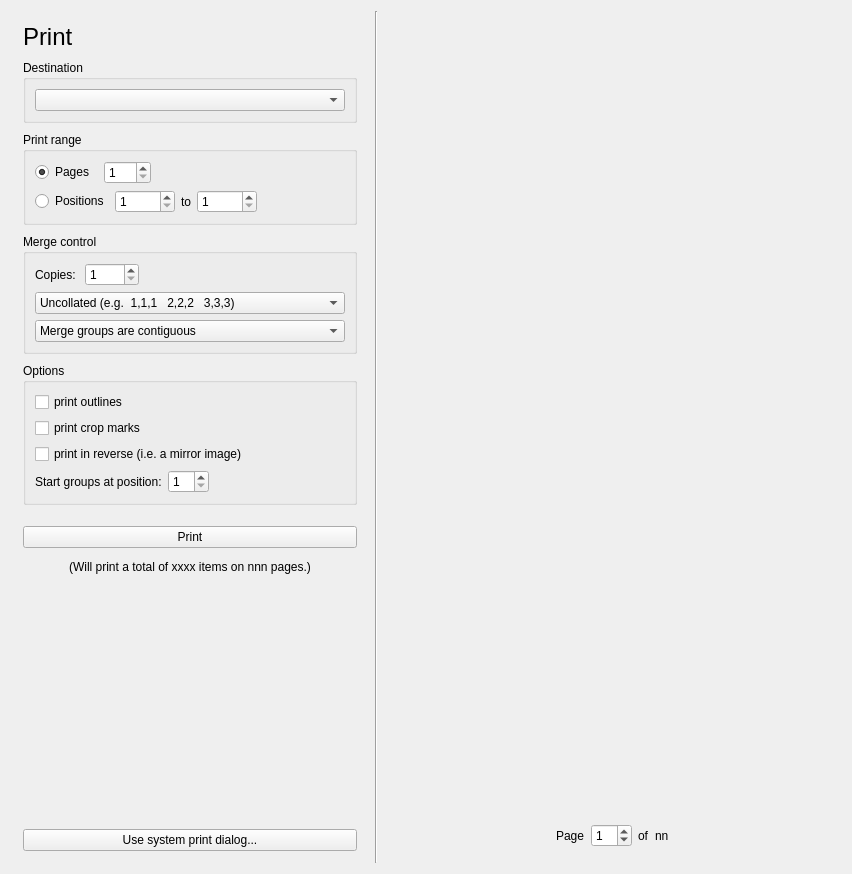
<?xml version="1.0" encoding="UTF-8"?>
<ui version="4.0">
 <class>PrintView</class>
 <widget class="QWidget" name="PrintView">
  <property name="geometry">
   <rect>
    <x>0</x>
    <y>0</y>
    <width>852</width>
    <height>874</height>
   </rect>
  </property>
  <property name="sizePolicy">
   <sizepolicy hsizetype="Expanding" vsizetype="Expanding">
    <horstretch>0</horstretch>
    <verstretch>0</verstretch>
   </sizepolicy>
  </property>
  <property name="windowTitle">
   <string notr="true">Form</string>
  </property>
  <layout class="QHBoxLayout" name="horizontalLayout" stretch="0,0,1">
   <item>
    <layout class="QVBoxLayout" name="verticalLayout_2">
     <property name="spacing">
      <number>9</number>
     </property>
     <property name="sizeConstraint">
      <enum>QLayout::SetDefaultConstraint</enum>
     </property>
     <property name="leftMargin">
      <number>12</number>
     </property>
     <property name="topMargin">
      <number>12</number>
     </property>
     <property name="rightMargin">
      <number>12</number>
     </property>
     <property name="bottomMargin">
      <number>12</number>
     </property>
     <item>
      <widget class="QLabel" name="titleLabel">
       <property name="sizePolicy">
        <sizepolicy hsizetype="Minimum" vsizetype="Preferred">
         <horstretch>0</horstretch>
         <verstretch>0</verstretch>
        </sizepolicy>
       </property>
       <property name="text">
        <string notr="true">&lt;span style=&quot; font-size:18pt;&quot;&gt;Print&lt;/span&gt;</string>
       </property>
      </widget>
     </item>
     <item>
      <widget class="QGroupBox" name="groupBox">
       <property name="title">
        <string>Destination</string>
       </property>
       <layout class="QVBoxLayout" name="verticalLayout_5">
        <item>
         <widget class="QComboBox" name="destinationCombo">
          <property name="autoFillBackground">
           <bool>false</bool>
          </property>
          <property name="currentText">
           <string/>
          </property>
          <property name="iconSize">
           <size>
            <width>32</width>
            <height>32</height>
           </size>
          </property>
          <property name="placeholderText">
           <string/>
          </property>
         </widget>
        </item>
       </layout>
      </widget>
     </item>
     <item>
      <widget class="QGroupBox" name="printRangeBox">
       <property name="sizePolicy">
        <sizepolicy hsizetype="Minimum" vsizetype="Preferred">
         <horstretch>0</horstretch>
         <verstretch>0</verstretch>
        </sizepolicy>
       </property>
       <property name="minimumSize">
        <size>
         <width>300</width>
         <height>0</height>
        </size>
       </property>
       <property name="maximumSize">
        <size>
         <width>16777215</width>
         <height>16777215</height>
        </size>
       </property>
       <property name="title">
        <string>Print range</string>
       </property>
       <layout class="QVBoxLayout" name="verticalLayout_4">
        <item>
         <layout class="QHBoxLayout" name="horizontalLayout_5">
          <property name="spacing">
           <number>9</number>
          </property>
          <item>
           <widget class="QRadioButton" name="printRangePagesRadio">
            <property name="text">
             <string>Pages</string>
            </property>
            <property name="checked">
             <bool>true</bool>
            </property>
            <attribute name="buttonGroup">
             <string notr="true">buttonGroup</string>
            </attribute>
           </widget>
          </item>
          <item>
           <widget class="QSpinBox" name="printRangePagesSpin">
            <property name="buttonSymbols">
             <enum>QAbstractSpinBox::UpDownArrows</enum>
            </property>
            <property name="accelerated">
             <bool>true</bool>
            </property>
            <property name="minimum">
             <number>1</number>
            </property>
            <property name="maximum">
             <number>250</number>
            </property>
           </widget>
          </item>
          <item>
           <spacer name="horizontalSpacer">
            <property name="orientation">
             <enum>Qt::Horizontal</enum>
            </property>
            <property name="sizeHint" stdset="0">
             <size>
              <width>40</width>
              <height>20</height>
             </size>
            </property>
           </spacer>
          </item>
         </layout>
        </item>
        <item>
         <layout class="QHBoxLayout" name="horizontalLayout_3">
          <item>
           <widget class="QRadioButton" name="printRangePositionsRadio">
            <property name="text">
             <string>Positions</string>
            </property>
            <attribute name="buttonGroup">
             <string notr="true">buttonGroup</string>
            </attribute>
           </widget>
          </item>
          <item>
           <widget class="QSpinBox" name="printRangeStartPositionSpin">
            <property name="sizePolicy">
             <sizepolicy hsizetype="Fixed" vsizetype="Fixed">
              <horstretch>0</horstretch>
              <verstretch>0</verstretch>
             </sizepolicy>
            </property>
            <property name="minimumSize">
             <size>
              <width>60</width>
              <height>0</height>
             </size>
            </property>
            <property name="alignment">
             <set>Qt::AlignLeading|Qt::AlignLeft|Qt::AlignVCenter</set>
            </property>
            <property name="minimum">
             <number>1</number>
            </property>
           </widget>
          </item>
          <item>
           <widget class="QLabel" name="label_4">
            <property name="text">
             <string>to</string>
            </property>
           </widget>
          </item>
          <item>
           <widget class="QSpinBox" name="printRangeLastPositionSpin">
            <property name="sizePolicy">
             <sizepolicy hsizetype="Fixed" vsizetype="Fixed">
              <horstretch>0</horstretch>
              <verstretch>0</verstretch>
             </sizepolicy>
            </property>
            <property name="minimumSize">
             <size>
              <width>60</width>
              <height>0</height>
             </size>
            </property>
            <property name="minimum">
             <number>1</number>
            </property>
           </widget>
          </item>
          <item>
           <spacer name="horizontalSpacer_6">
            <property name="orientation">
             <enum>Qt::Horizontal</enum>
            </property>
            <property name="sizeHint" stdset="0">
             <size>
              <width>40</width>
              <height>20</height>
             </size>
            </property>
           </spacer>
          </item>
         </layout>
        </item>
       </layout>
      </widget>
     </item>
     <item>
      <widget class="QGroupBox" name="mergeBox">
       <property name="title">
        <string>Merge control</string>
       </property>
       <layout class="QGridLayout" name="gridLayout">
        <item row="0" column="0">
         <layout class="QHBoxLayout" name="horizontalLayout_2">
          <property name="spacing">
           <number>9</number>
          </property>
          <item>
           <widget class="QLabel" name="label">
            <property name="text">
             <string>Copies:</string>
            </property>
           </widget>
          </item>
          <item>
           <widget class="QSpinBox" name="mergeCopiesSpin">
            <property name="minimum">
             <number>1</number>
            </property>
            <property name="maximum">
             <number>9999</number>
            </property>
           </widget>
          </item>
          <item>
           <spacer name="horizontalSpacer_3">
            <property name="orientation">
             <enum>Qt::Horizontal</enum>
            </property>
            <property name="sizeHint" stdset="0">
             <size>
              <width>40</width>
              <height>20</height>
             </size>
            </property>
           </spacer>
          </item>
         </layout>
        </item>
        <item row="1" column="0">
         <widget class="QComboBox" name="mergeCollateCombo">
          <property name="iconSize">
           <size>
            <width>32</width>
            <height>32</height>
           </size>
          </property>
          <item>
           <property name="text">
            <string>Uncollated (e.g.  1,1,1   2,2,2   3,3,3)</string>
           </property>
           <property name="icon">
            <iconset theme="glabels-uncollated">
             <normaloff>.</normaloff>.</iconset>
           </property>
          </item>
          <item>
           <property name="text">
            <string>Collated   (e.g.  1,2,3   1,2,3   1,2,3)</string>
           </property>
           <property name="icon">
            <iconset theme="glabels-collated">
             <normaloff>.</normaloff>.</iconset>
           </property>
          </item>
         </widget>
        </item>
        <item row="2" column="0">
         <widget class="QComboBox" name="mergeGroupCombo">
          <property name="iconSize">
           <size>
            <width>32</width>
            <height>32</height>
           </size>
          </property>
          <item>
           <property name="text">
            <string>Merge groups are contiguous</string>
           </property>
           <property name="icon">
            <iconset theme="glabels-merge-group-contiguous">
             <normaloff>.</normaloff>.</iconset>
           </property>
          </item>
          <item>
           <property name="text">
            <string>Merge groups start on a new page</string>
           </property>
           <property name="icon">
            <iconset theme="glabels-merge-group-page">
             <normaloff>.</normaloff>.</iconset>
           </property>
          </item>
         </widget>
        </item>
       </layout>
      </widget>
     </item>
     <item>
      <widget class="QGroupBox" name="groupBox_4">
       <property name="sizePolicy">
        <sizepolicy hsizetype="Minimum" vsizetype="Preferred">
         <horstretch>0</horstretch>
         <verstretch>0</verstretch>
        </sizepolicy>
       </property>
       <property name="minimumSize">
        <size>
         <width>300</width>
         <height>0</height>
        </size>
       </property>
       <property name="maximumSize">
        <size>
         <width>16777215</width>
         <height>16777215</height>
        </size>
       </property>
       <property name="title">
        <string>Options</string>
       </property>
       <layout class="QGridLayout" name="gridLayout_4">
        <item row="1" column="0">
         <layout class="QVBoxLayout" name="verticalLayout">
          <item>
           <widget class="QCheckBox" name="printOutlinesCheck">
            <property name="text">
             <string>print outlines</string>
            </property>
           </widget>
          </item>
          <item>
           <widget class="QCheckBox" name="printCropMarksCheck">
            <property name="text">
             <string>print crop marks</string>
            </property>
           </widget>
          </item>
          <item>
           <widget class="QCheckBox" name="printReverseCheck">
            <property name="text">
             <string>print in reverse (i.e. a mirror image)</string>
            </property>
           </widget>
          </item>
          <item>
           <widget class="QWidget" name="mergeOnlyOptions" native="true">
            <layout class="QHBoxLayout" name="horizontalLayout_8">
             <property name="leftMargin">
              <number>0</number>
             </property>
             <property name="topMargin">
              <number>0</number>
             </property>
             <property name="rightMargin">
              <number>0</number>
             </property>
             <property name="bottomMargin">
              <number>0</number>
             </property>
             <item>
              <widget class="QLabel" name="label_2">
               <property name="sizePolicy">
                <sizepolicy hsizetype="Minimum" vsizetype="Preferred">
                 <horstretch>0</horstretch>
                 <verstretch>0</verstretch>
                </sizepolicy>
               </property>
               <property name="text">
                <string>Start groups at position:</string>
               </property>
              </widget>
             </item>
             <item>
              <widget class="QSpinBox" name="mergeStartPositionSpin">
               <property name="sizePolicy">
                <sizepolicy hsizetype="Minimum" vsizetype="Fixed">
                 <horstretch>0</horstretch>
                 <verstretch>0</verstretch>
                </sizepolicy>
               </property>
               <property name="minimum">
                <number>1</number>
               </property>
              </widget>
             </item>
             <item>
              <spacer name="horizontalSpacer_2">
               <property name="orientation">
                <enum>Qt::Horizontal</enum>
               </property>
               <property name="sizeHint" stdset="0">
                <size>
                 <width>40</width>
                 <height>20</height>
                </size>
               </property>
              </spacer>
             </item>
            </layout>
           </widget>
          </item>
         </layout>
        </item>
       </layout>
      </widget>
     </item>
     <item>
      <spacer name="verticalSpacer_2">
       <property name="orientation">
        <enum>Qt::Vertical</enum>
       </property>
       <property name="sizeType">
        <enum>QSizePolicy::Fixed</enum>
       </property>
       <property name="sizeHint" stdset="0">
        <size>
         <width>20</width>
         <height>12</height>
        </size>
       </property>
      </spacer>
     </item>
     <item>
      <widget class="QPushButton" name="printButton">
       <property name="sizePolicy">
        <sizepolicy hsizetype="Minimum" vsizetype="Fixed">
         <horstretch>0</horstretch>
         <verstretch>0</verstretch>
        </sizepolicy>
       </property>
       <property name="text">
        <string>Print</string>
       </property>
       <property name="icon">
        <iconset theme="glabels-print">
         <normaloff>.</normaloff>.</iconset>
       </property>
       <property name="iconSize">
        <size>
         <width>32</width>
         <height>32</height>
        </size>
       </property>
       <property name="default">
        <bool>false</bool>
       </property>
      </widget>
     </item>
     <item>
      <layout class="QHBoxLayout" name="horizontalLayout_7">
       <item>
        <spacer name="horizontalSpacer_4">
         <property name="orientation">
          <enum>Qt::Horizontal</enum>
         </property>
         <property name="sizeHint" stdset="0">
          <size>
           <width>2</width>
           <height>20</height>
          </size>
         </property>
        </spacer>
       </item>
       <item>
        <widget class="QLabel" name="printDescriptionLabel">
         <property name="sizePolicy">
          <sizepolicy hsizetype="MinimumExpanding" vsizetype="Preferred">
           <horstretch>0</horstretch>
           <verstretch>0</verstretch>
          </sizepolicy>
         </property>
         <property name="minimumSize">
          <size>
           <width>330</width>
           <height>0</height>
          </size>
         </property>
         <property name="text">
          <string notr="true">(Will print a total of xxxx items on nnn pages.)</string>
         </property>
         <property name="alignment">
          <set>Qt::AlignCenter</set>
         </property>
        </widget>
       </item>
       <item>
        <spacer name="horizontalSpacer_5">
         <property name="orientation">
          <enum>Qt::Horizontal</enum>
         </property>
         <property name="sizeHint" stdset="0">
          <size>
           <width>2</width>
           <height>20</height>
          </size>
         </property>
        </spacer>
       </item>
      </layout>
     </item>
     <item>
      <spacer name="verticalSpacer">
       <property name="orientation">
        <enum>Qt::Vertical</enum>
       </property>
       <property name="sizeHint" stdset="0">
        <size>
         <width>20</width>
         <height>40</height>
        </size>
       </property>
      </spacer>
     </item>
     <item>
      <widget class="QPushButton" name="systemDialogButton">
       <property name="text">
        <string>Use system print dialog...</string>
       </property>
      </widget>
     </item>
    </layout>
   </item>
   <item>
    <widget class="Line" name="line">
     <property name="orientation">
      <enum>Qt::Vertical</enum>
     </property>
    </widget>
   </item>
   <item>
    <layout class="QVBoxLayout" name="verticalLayout_3">
     <property name="sizeConstraint">
      <enum>QLayout::SetDefaultConstraint</enum>
     </property>
     <item>
      <widget class="glabels::Preview" name="preview" native="true">
       <property name="sizePolicy">
        <sizepolicy hsizetype="Expanding" vsizetype="Expanding">
         <horstretch>0</horstretch>
         <verstretch>0</verstretch>
        </sizepolicy>
       </property>
       <property name="minimumSize">
        <size>
         <width>400</width>
         <height>520</height>
        </size>
       </property>
      </widget>
     </item>
     <item>
      <layout class="QHBoxLayout" name="horizontalLayout_6">
       <property name="bottomMargin">
        <number>16</number>
       </property>
       <item>
        <spacer name="horizontalSpacer_8">
         <property name="orientation">
          <enum>Qt::Horizontal</enum>
         </property>
         <property name="sizeHint" stdset="0">
          <size>
           <width>40</width>
           <height>20</height>
          </size>
         </property>
        </spacer>
       </item>
       <item>
        <widget class="QLabel" name="label_5">
         <property name="text">
          <string>Page</string>
         </property>
        </widget>
       </item>
       <item>
        <widget class="QSpinBox" name="pageSpin">
         <property name="value">
          <number>1</number>
         </property>
        </widget>
       </item>
       <item>
        <widget class="QLabel" name="label_6">
         <property name="text">
          <string>of</string>
         </property>
        </widget>
       </item>
       <item>
        <widget class="QLabel" name="nPagesLabel">
         <property name="text">
          <string>nn</string>
         </property>
        </widget>
       </item>
       <item>
        <spacer name="horizontalSpacer_9">
         <property name="orientation">
          <enum>Qt::Horizontal</enum>
         </property>
         <property name="sizeHint" stdset="0">
          <size>
           <width>40</width>
           <height>20</height>
          </size>
         </property>
        </spacer>
       </item>
      </layout>
     </item>
    </layout>
   </item>
  </layout>
 </widget>
 <customwidgets>
  <customwidget>
   <class>glabels::Preview</class>
   <extends>QWidget</extends>
   <header>Preview.hpp</header>
   <container>1</container>
  </customwidget>
 </customwidgets>
 <resources>
  <include location="../icons.qrc"/>
 </resources>
 <connections>
  <connection>
   <sender>printRangePagesSpin</sender>
   <signal>valueChanged(int)</signal>
   <receiver>PrintView</receiver>
   <slot>onFormChanged()</slot>
   <hints>
    <hint type="sourcelabel">
     <x>164</x>
     <y>260</y>
    </hint>
    <hint type="destinationlabel">
     <x>2</x>
     <y>341</y>
    </hint>
   </hints>
  </connection>
  <connection>
   <sender>printOutlinesCheck</sender>
   <signal>toggled(bool)</signal>
   <receiver>PrintView</receiver>
   <slot>onFormChanged()</slot>
   <hints>
    <hint type="sourcelabel">
     <x>216</x>
     <y>574</y>
    </hint>
    <hint type="destinationlabel">
     <x>2</x>
     <y>409</y>
    </hint>
   </hints>
  </connection>
  <connection>
   <sender>printCropMarksCheck</sender>
   <signal>toggled(bool)</signal>
   <receiver>PrintView</receiver>
   <slot>onFormChanged()</slot>
   <hints>
    <hint type="sourcelabel">
     <x>186</x>
     <y>608</y>
    </hint>
    <hint type="destinationlabel">
     <x>6</x>
     <y>445</y>
    </hint>
   </hints>
  </connection>
  <connection>
   <sender>printReverseCheck</sender>
   <signal>toggled(bool)</signal>
   <receiver>PrintView</receiver>
   <slot>onFormChanged()</slot>
   <hints>
    <hint type="sourcelabel">
     <x>190</x>
     <y>642</y>
    </hint>
    <hint type="destinationlabel">
     <x>6</x>
     <y>485</y>
    </hint>
   </hints>
  </connection>
  <connection>
   <sender>pageSpin</sender>
   <signal>valueChanged(int)</signal>
   <receiver>PrintView</receiver>
   <slot>onFormChanged()</slot>
   <hints>
    <hint type="sourcelabel">
     <x>639</x>
     <y>827</y>
    </hint>
    <hint type="destinationlabel">
     <x>1</x>
     <y>532</y>
    </hint>
   </hints>
  </connection>
  <connection>
   <sender>printButton</sender>
   <signal>clicked()</signal>
   <receiver>PrintView</receiver>
   <slot>onPrintButtonClicked()</slot>
   <hints>
    <hint type="sourcelabel">
     <x>312</x>
     <y>724</y>
    </hint>
    <hint type="destinationlabel">
     <x>5</x>
     <y>277</y>
    </hint>
   </hints>
  </connection>
  <connection>
   <sender>mergeCopiesSpin</sender>
   <signal>valueChanged(int)</signal>
   <receiver>PrintView</receiver>
   <slot>onFormChanged()</slot>
   <hints>
    <hint type="sourcelabel">
     <x>156</x>
     <y>390</y>
    </hint>
    <hint type="destinationlabel">
     <x>7</x>
     <y>218</y>
    </hint>
   </hints>
  </connection>
  <connection>
   <sender>printRangePagesRadio</sender>
   <signal>toggled(bool)</signal>
   <receiver>PrintView</receiver>
   <slot>onFormChanged()</slot>
   <hints>
    <hint type="sourcelabel">
     <x>93</x>
     <y>258</y>
    </hint>
    <hint type="destinationlabel">
     <x>6</x>
     <y>76</y>
    </hint>
   </hints>
  </connection>
  <connection>
   <sender>printRangeStartPositionSpin</sender>
   <signal>valueChanged(int)</signal>
   <receiver>PrintView</receiver>
   <slot>onFormChanged()</slot>
   <hints>
    <hint type="sourcelabel">
     <x>188</x>
     <y>299</y>
    </hint>
    <hint type="destinationlabel">
     <x>5</x>
     <y>123</y>
    </hint>
   </hints>
  </connection>
  <connection>
   <sender>printRangeLastPositionSpin</sender>
   <signal>valueChanged(int)</signal>
   <receiver>PrintView</receiver>
   <slot>onFormChanged()</slot>
   <hints>
    <hint type="sourcelabel">
     <x>275</x>
     <y>299</y>
    </hint>
    <hint type="destinationlabel">
     <x>8</x>
     <y>155</y>
    </hint>
   </hints>
  </connection>
  <connection>
   <sender>mergeCollateCombo</sender>
   <signal>currentIndexChanged(int)</signal>
   <receiver>PrintView</receiver>
   <slot>onFormChanged()</slot>
   <hints>
    <hint type="sourcelabel">
     <x>85</x>
     <y>401</y>
    </hint>
    <hint type="destinationlabel">
     <x>3</x>
     <y>192</y>
    </hint>
   </hints>
  </connection>
  <connection>
   <sender>mergeGroupCombo</sender>
   <signal>currentIndexChanged(int)</signal>
   <receiver>PrintView</receiver>
   <slot>onFormChanged()</slot>
   <hints>
    <hint type="sourcelabel">
     <x>264</x>
     <y>449</y>
    </hint>
    <hint type="destinationlabel">
     <x>5</x>
     <y>378</y>
    </hint>
   </hints>
  </connection>
  <connection>
   <sender>mergeStartPositionSpin</sender>
   <signal>valueChanged(int)</signal>
   <receiver>PrintView</receiver>
   <slot>onFormChanged()</slot>
   <hints>
    <hint type="sourcelabel">
     <x>254</x>
     <y>679</y>
    </hint>
    <hint type="destinationlabel">
     <x>4</x>
     <y>309</y>
    </hint>
   </hints>
  </connection>
  <connection>
   <sender>destinationCombo</sender>
   <signal>currentIndexChanged(int)</signal>
   <receiver>PrintView</receiver>
   <slot>onFormChanged()</slot>
   <hints>
    <hint type="sourcelabel">
     <x>289</x>
     <y>110</y>
    </hint>
    <hint type="destinationlabel">
     <x>254</x>
     <y>6</y>
    </hint>
   </hints>
  </connection>
  <connection>
   <sender>systemDialogButton</sender>
   <signal>clicked()</signal>
   <receiver>PrintView</receiver>
   <slot>onSystemDialogButtonClicked()</slot>
   <hints>
    <hint type="sourcelabel">
     <x>316</x>
     <y>836</y>
    </hint>
    <hint type="destinationlabel">
     <x>373</x>
     <y>871</y>
    </hint>
   </hints>
  </connection>
 </connections>
 <slots>
  <slot>onPrintButtonClicked()</slot>
  <slot>onFormChanged()</slot>
  <slot>onPrinterPropertiesButtonClicked()</slot>
  <slot>onBrowseButtonClicked()</slot>
  <slot>onSystemDialogButtonClicked()</slot>
 </slots>
 <buttongroups>
  <buttongroup name="buttonGroup"/>
 </buttongroups>
</ui>
